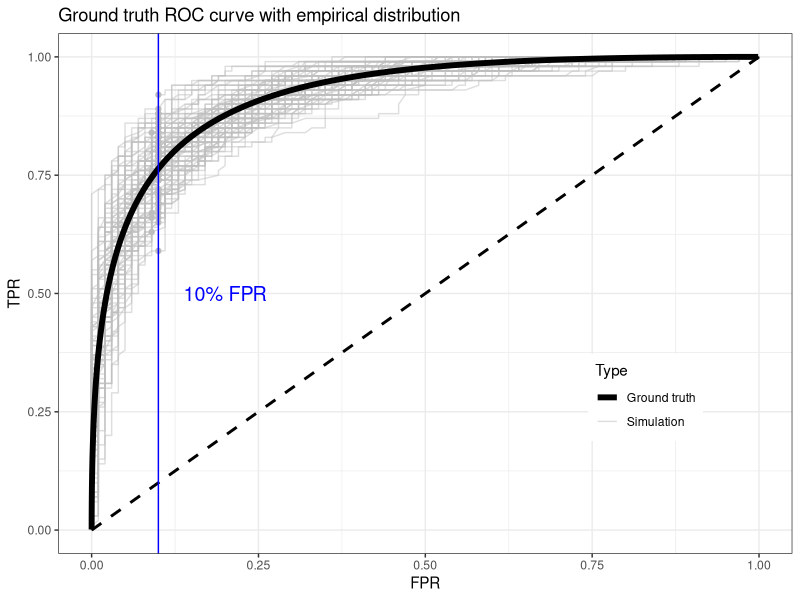
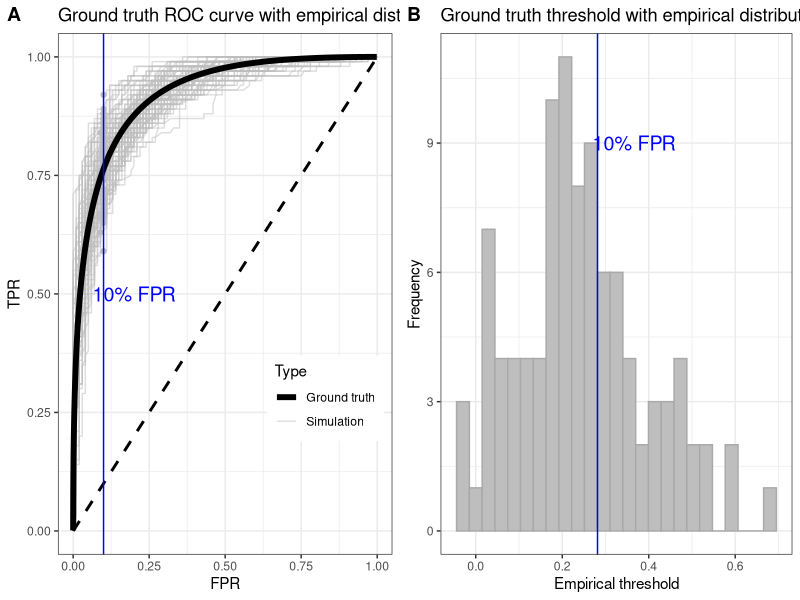
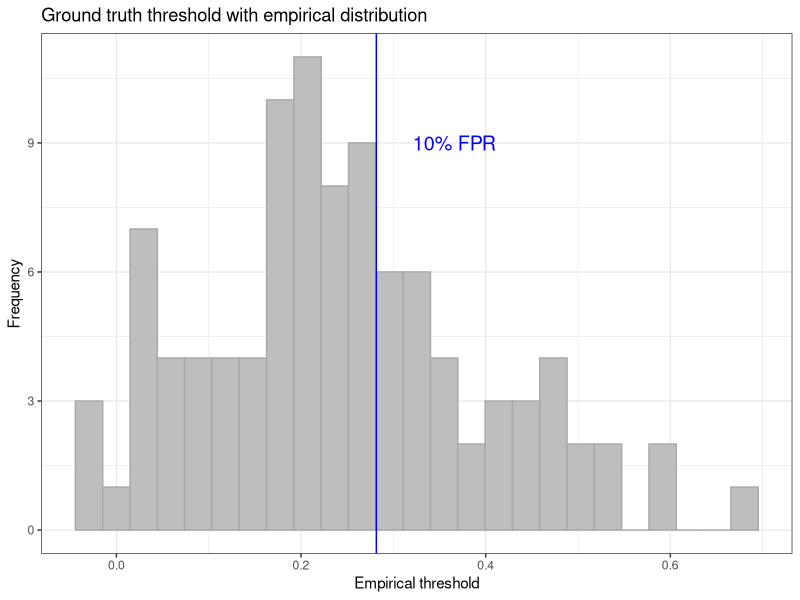

The R script that drew these images, in order: (Note: this script raises an error after producing the figures.)
# Script to show threshold trade-off
library(ggplot2)
library(cowplot)
library(dplyr)
library(tibble)
library(tidyr)
# Baseline dist for class dist (unit variance)
mu1 = +1
mu0 = -1

t_seq = seq(-4,4,0.01)
sens = sapply(t_seq, function(tt) pnorm(tt,mean=mu1,lower.tail = F))
spec = sapply(t_seq, function(tt) pnorm(tt,mean=mu0,lower.tail = T))
df = tibble(thresh=t_seq, sens=sens, fpr=1-spec,tt='gt')

nsim = 100
n1 = 100
n0 = 100
holder = list()
set.seed(nsim)
for (i in seq(nsim)) {
  if (i %% 100 == 0) {
    print(i)
  }
  s1 = rnorm(n1, mu1)
  s0 = rnorm(n0, mu0)
  esens = sapply(t_seq, function(tt) mean(s1 > tt))
  espec = sapply(t_seq, function(tt) mean(s0 < tt))
  edf = tibble(thresh=t_seq, sens=esens, fpr=1-espec, sim=i)
  holder[[i]] = edf
}
res_sim = do.call('rbind',holder) %>% mutate(tt='sim')

res_all = rbind(mutate(df,tt='gt',sim=0),mutate(res_sim,tt='sim'))
lblz = c('Ground truth','Simulation')
# Find the specificity target
target_fpr = 0.1
df_point = res_sim %>% 
  filter(fpr < target_fpr) %>% 
  group_by(sim) %>% 
  filter(thresh == min(thresh))
thresh_dist = df_point$thresh

# Remove duplicated threshold results
res_sim2 = res_sim %>% 
  group_by(tt,sim,sens,fpr) %>% 
  summarise(thresh=min(thresh))

# df_point = data.frame(fpr=target_fpr,sens=thresh_dist)
df_txt = data.frame(fpr=0.2,sens=0.5,txt='10% FPR')
gg_auroc = ggplot() + 
  theme_bw() + labs(x='FPR',y='TPR') + 
  geom_text(aes(x=fpr,y=sens,label=txt),data=df_txt,color='blue',size=5) + 
  geom_point(aes(x=fpr,y=sens),color='grey',data=df_point) + 
  geom_line(data=res_sim2,aes(x=fpr,y=sens,color=tt,group=sim),alpha=0.5) + 
  geom_line(data=df,aes(x=fpr,y=sens,color=tt),size=2) + 
  scale_color_manual(name='Type',values=c('black','grey'),labels=lblz) + 
  ggtitle('Ground truth ROC curve with empirical distribution') + 
  theme(legend.position = c(0.8,0.3)) + 
  geom_segment(aes(y=0,yend=1,x=0,xend=1),color='black',linetype=2,size=1) +
  geom_vline(xintercept = target_fpr, color='blue')

# Compare dist to ground truth
thresh_gt = qnorm(p=1-target_fpr,mean=mu0)

df_txt_thresh = data.frame(x=thresh_gt*1.3,y=9,txt='10% FPR')
gg_thresh = ggplot(df_point,aes(x=thresh)) + theme_bw() + 
  geom_text(aes(x=x,y=y,label=txt),data=df_txt_thresh,color='blue',size=5) + 
  geom_histogram(color='darkgrey',fill='grey',bins=25) + 
  geom_vline(xintercept=thresh_gt, color='blue') + 
  ggtitle('Ground truth threshold with empirical distribution') + 
  labs(y='Frequency',x='Empirical threshold')

gg_both = plot_grid(gg_auroc,gg_thresh,nrow=1,labels=c('A','B'))
ggsave2(file.path('figures','roc_thresh.png'),gg_both, width=8,height=5)












